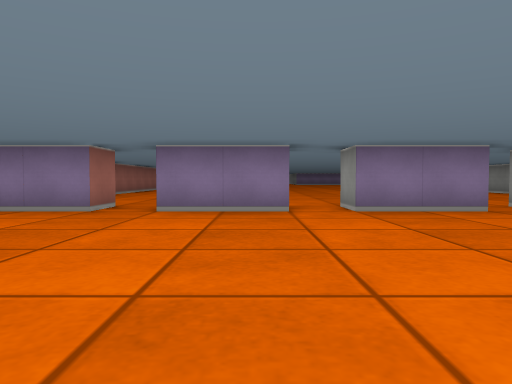
View 1 (above)

24 first-person views from a walk through a cub3D level. The camera is about half as high as the walls, tilts 2° down and sees 70° across. The floor is counted in squares. Each view is taken from the middle of a square. On the plan, view 1 faces up. The plan holds only what a view shows up to about 9 squares ahead; the rest is blank.

View 2
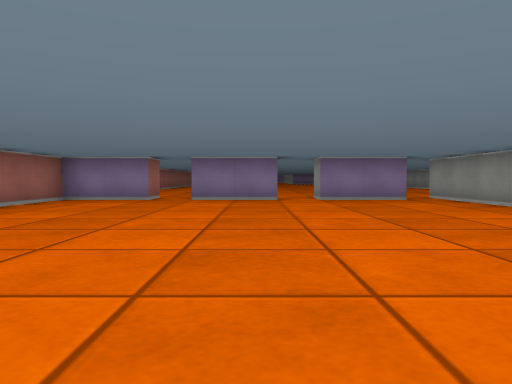

View 3
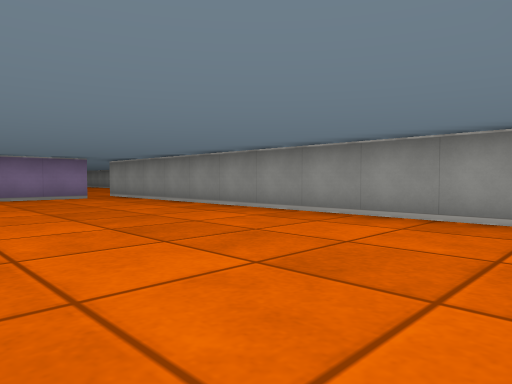

View 4
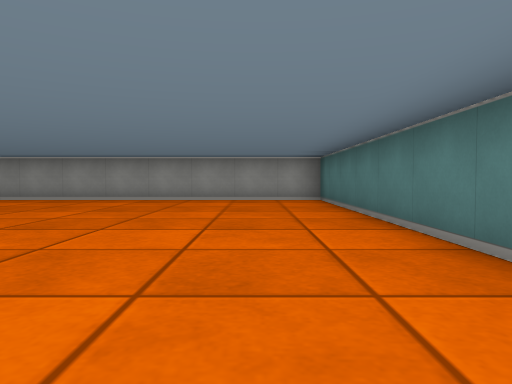

View 5
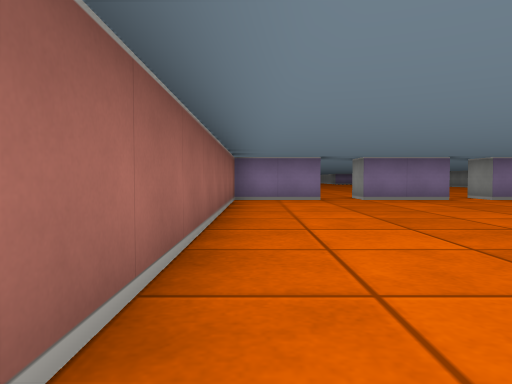

View 6
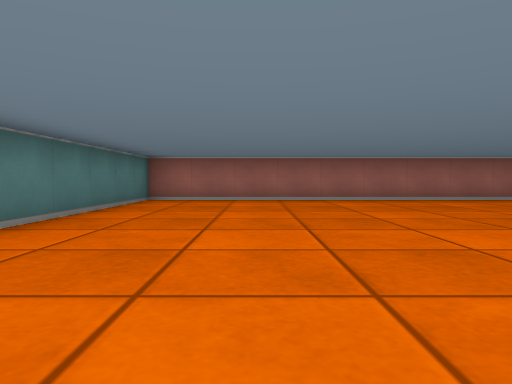

View 7
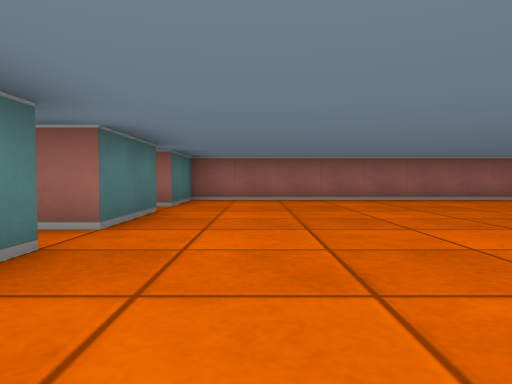

View 8
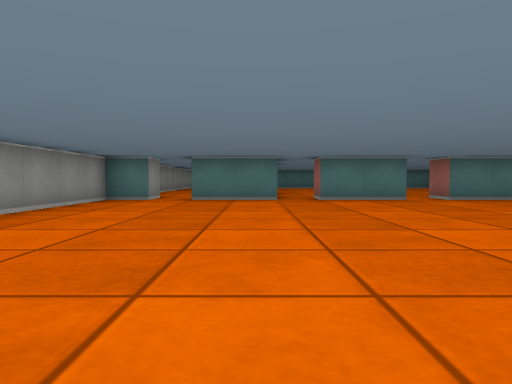

View 9
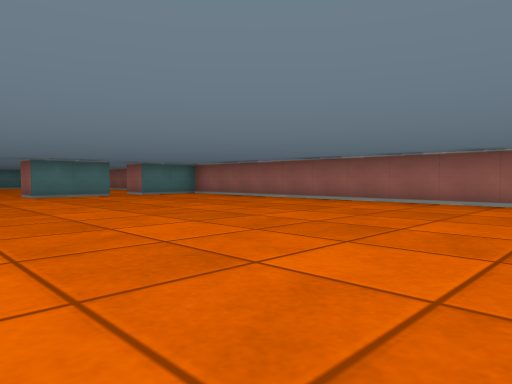

View 10
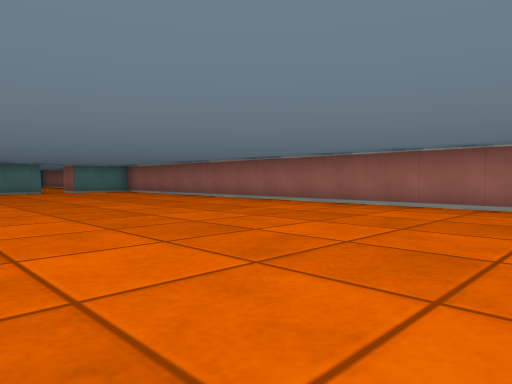

View 11
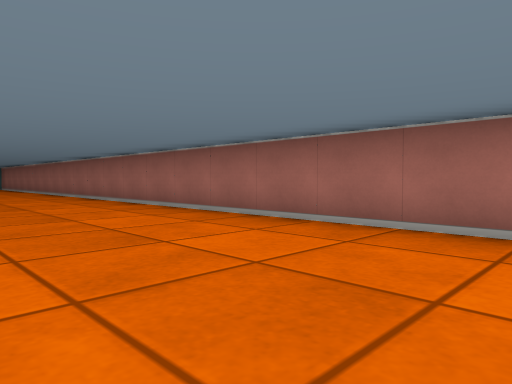

View 12
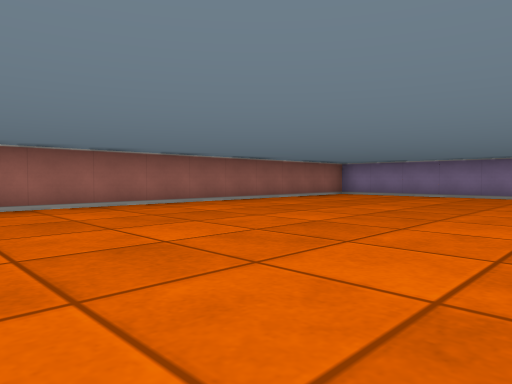

View 13
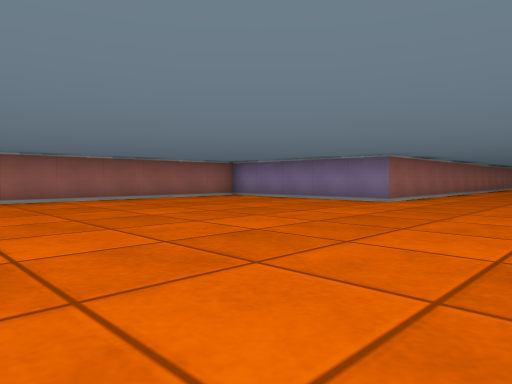

View 14
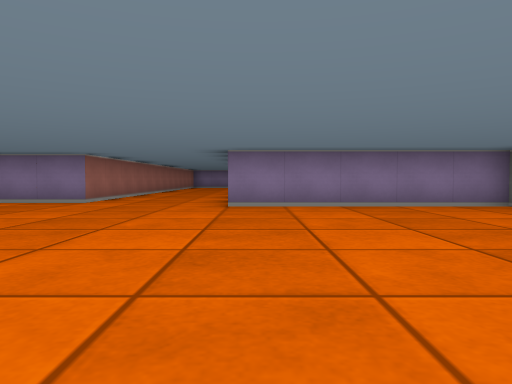

View 15
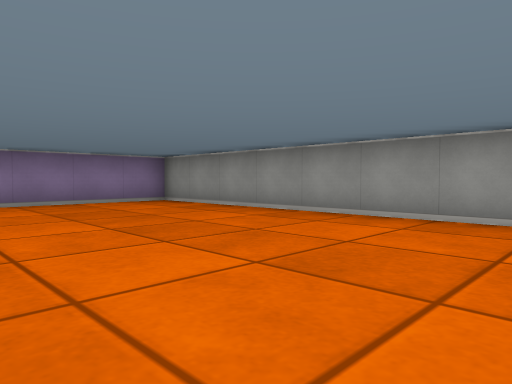

View 16
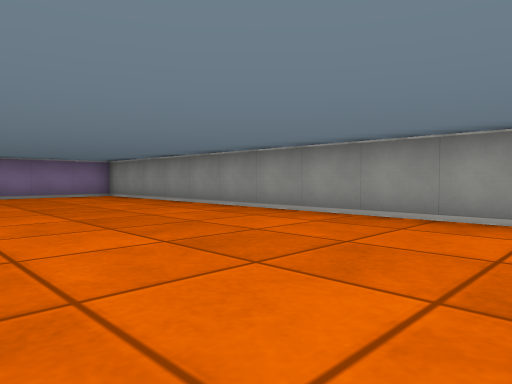

View 17
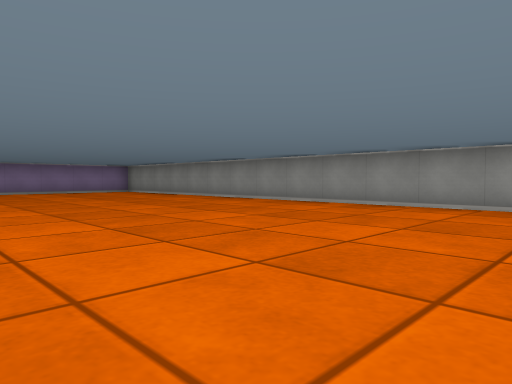

View 18
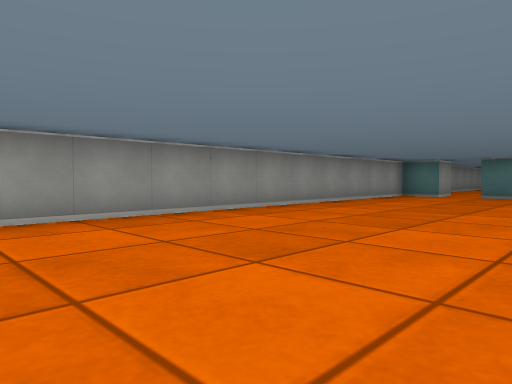

View 19
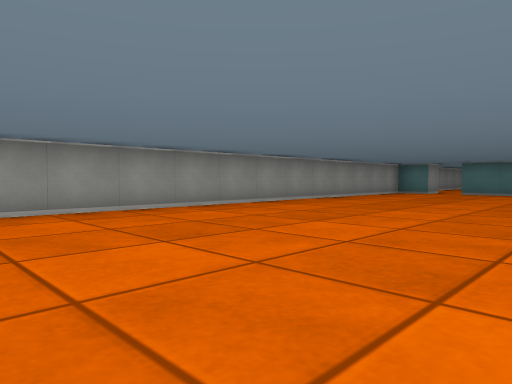

View 20
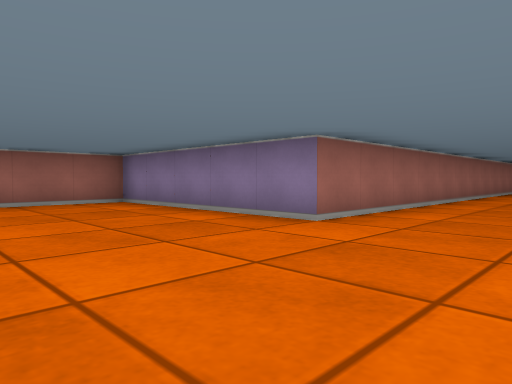

View 21
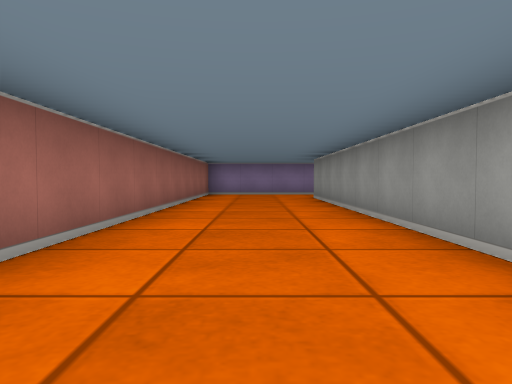

View 22
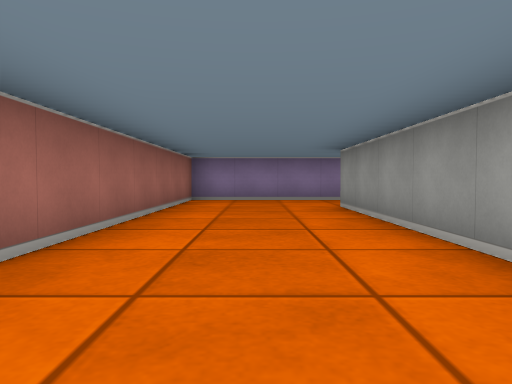

View 23
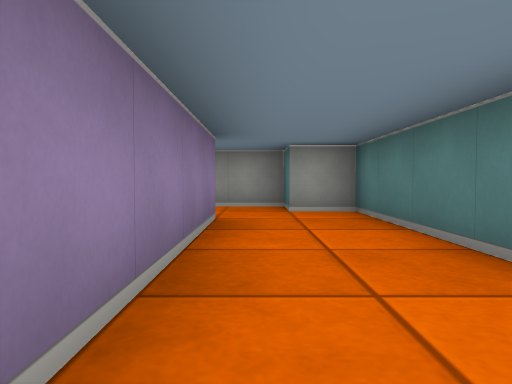

View 24
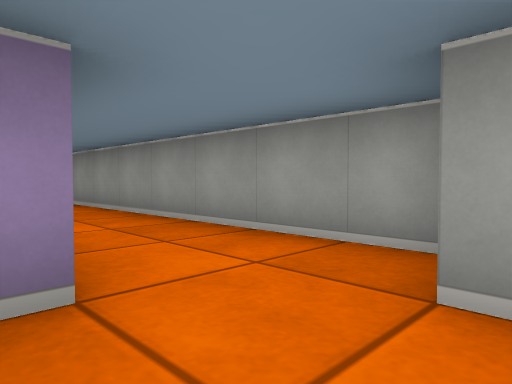

### Floor plan
Points are (right, up) in squares from view 1. A wall is a line through its corners. A room is listed if a view was taken in it or the views show most of it. See-through windows are left out.
Room 1 (views 1, 2, 3, 4, 5, 6)
walls: (0.6, 5.5) (-1.5, 5.5); (-2.5, 5.5) (-4.5, 5.5) (-4.5, -4.5) (4.5, -4.5) (4.5, 5.5); (3.6, 5.5) (1.5, 5.5)
ways out: opening at (-2, 6) to room 2; opening at (1, 6) to room 2; opening at (4, 6) to room 2
Room 2 (views 7, 8, 9, 10, 11, 12, 13, 14, 15, 16, 17, 18, 19, 20, 21, 22, 23, 24)
walls: (3.5, 36.1) (3.5, 43.5); (4.1, 43.5) (7.5, 43.5) (7.5, 44.5) (8.5, 44.5) (8.5, 51.5); (-1.5, 6.5) (0.5, 6.5) (0.5, 5.9); (7.5, 6.5) (8.5, 6.5) (8.5, 31.5) (3.5, 31.5); (1.5, 5.5) (1.5, 6.5) (3.5, 6.5) (3.5, 6); (4.5, 5.5) (4.5, 6.5) (6.5, 6.5); (-1.5, 5.5) (-1.5, 6); (6.6, 45.5) (0.5, 45.5) (0.5, 32.5) (-4.5, 32.5) (-4.5, 6.5) (-2.5, 6.5) (-2.5, 5.5)
ways out: opening at (-2, 6) to room 1; opening at (1, 6) to room 1; opening at (4, 6) to room 1; opening at (7, 6)

Where each view was taken, in squares from view 1:
view 1: 0 up, 0 right, facing up
view 2: 3 down, 0 right, facing up
view 3: 4 down, 0 right, facing up-right
view 4: 3 down, 4 left, facing right
view 5: 3 down, 4 left, facing up
view 6: 2 down, 4 right, facing left
view 7: 8 up, 4 right, facing left
view 8: 15 up, 5 right, facing down
view 9: 17 up, 3 right, facing down-left
view 10: 20 up, 2 right, facing down-left
view 11: 26 up, 1 left, facing down-left
view 12: 22 up, 2 right, facing up-left
view 13: 25 up, 4 right, facing up-left
view 14: 25 up, 4 right, facing up
view 15: 24 up, 4 right, facing up-right
view 16: 21 up, 4 right, facing up-right
view 17: 18 up, 2 right, facing up-right
view 18: 17 up, 4 right, facing down-right
view 19: 19 up, 3 right, facing down-right
view 20: 29 up, 3 right, facing up-left
view 21: 34 up, 2 right, facing up
view 22: 37 up, 2 right, facing up
view 23: 45 up, 2 right, facing right
view 24: 44 up, 6 right, facing up-right
